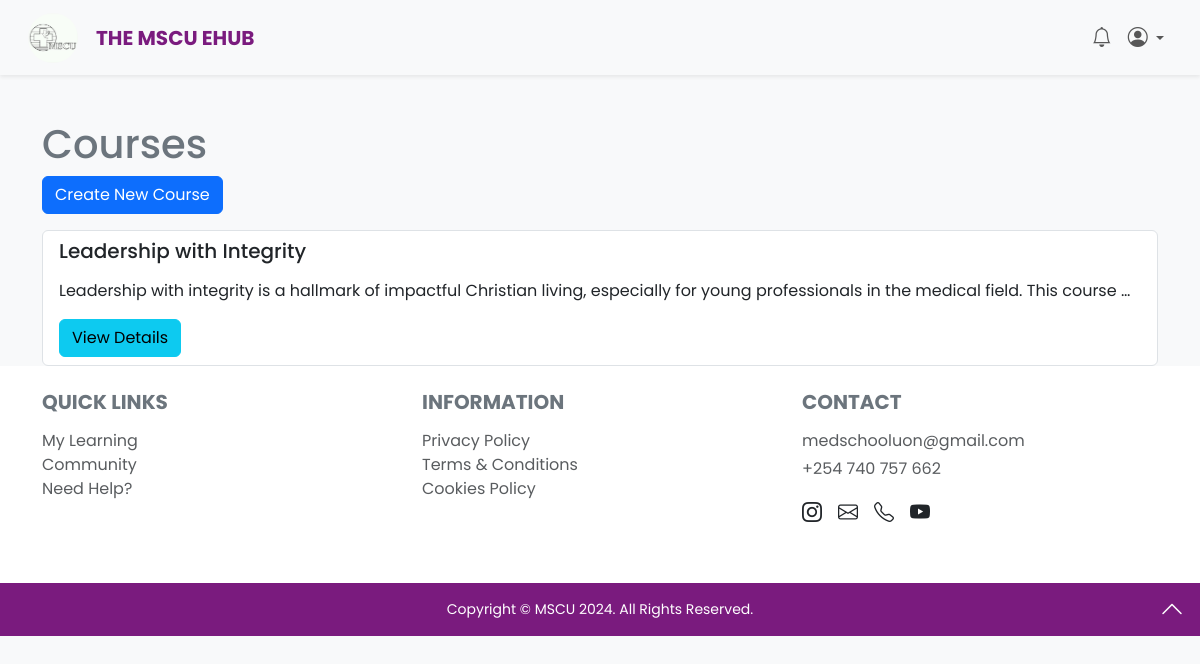
Page /instructor/courses/ (signed in) on the committed database.
### courses/models.py (models this page shows, shortened)
class Course(models.Model):
    title = models.CharField(max_length=200)
    description = RichTextField(blank=True, null=True)
    objectives = models.TextField(blank=True, null=True)
    created_by = models.ForeignKey(User, on_delete=models.CASCADE, limit_choices_to={'role': 'instructor'})
    enrolled_students = models.ManyToManyField(User, related_name='enrolled_courses', through='Enrollment', blank=True)  # Use Enrollment through model
    created_at = models.DateTimeField(auto_now_add=True)
    image = models.ImageField(upload_to='course_images/', null=True, blank=True)
    class Meta:
        ordering = ['created_at']

### instructor/views.py (the view)
# urls.py: path('courses/', CourseListView.as_view(), name='instructor_courses'),
@method_decorator([login_required, instructor_required], name='dispatch')
class CourseListView(TemplateView):
    template_name = "instructor/instructor_course_list.html"
    def get_context_data(self, **kwargs):
        context = super().get_context_data(**kwargs)
        context['courses'] = Course.objects.filter(created_by=self.request.user)
        return context

### instructor/views.py (called while the page is built)
def instructor_required(view_func):
    def _wrapped_view_func(request, *args, **kwargs):
        if request.user.role != "instructor":
            return HttpResponse("Access denied. This section is for instructors only.", status=403)
        return view_func(request, *args, **kwargs)
    return _wrapped_view_func

### instructor/templates/instructor/instructor_course_list.html
{% extends 'home/base.html' %}
{% block content %}
<div class="container mt-4">
    <h1>Courses</h1>
    <a href="{% url 'course_create' %}" class="btn btn-primary">Create New Course</a>
    <ul class="list-group mt-3">
        {% for course in courses %}
        <li class="list-group-item">
            <h5>{{ course.title }}</h5>
            <p>{{ course.description|truncatewords:20 | safe}}</p>
            <a href="{% url 'instructor_course_detail' course.id %}" class="btn btn-info">View Details</a>
        </li>
        {% endfor %}
    </ul>
</div>
{% endblock %}

### home/static/home/main.css (style rules this page uses)
:root { --primary-color: #6f42c1; --secondary-color: #ffffff; --background-color: #f8f9fa; --brand-color: #7a1b7e; --brand-hover-color: #9d4dbc; --text-color: #6c757d; --hover-bg-color: #f0f0f0; }
body { font-family: 'Poppins', sans-serif; margin: 0; padding: 0; background-color: var(--background-color); color: var(--text-color); }

### rows in the picture
Course: title "Leadership with Integrity", description "Leadership with integrity is a hallmark of impactful Christian living, especially for young professionals in the medical field. This course …"
